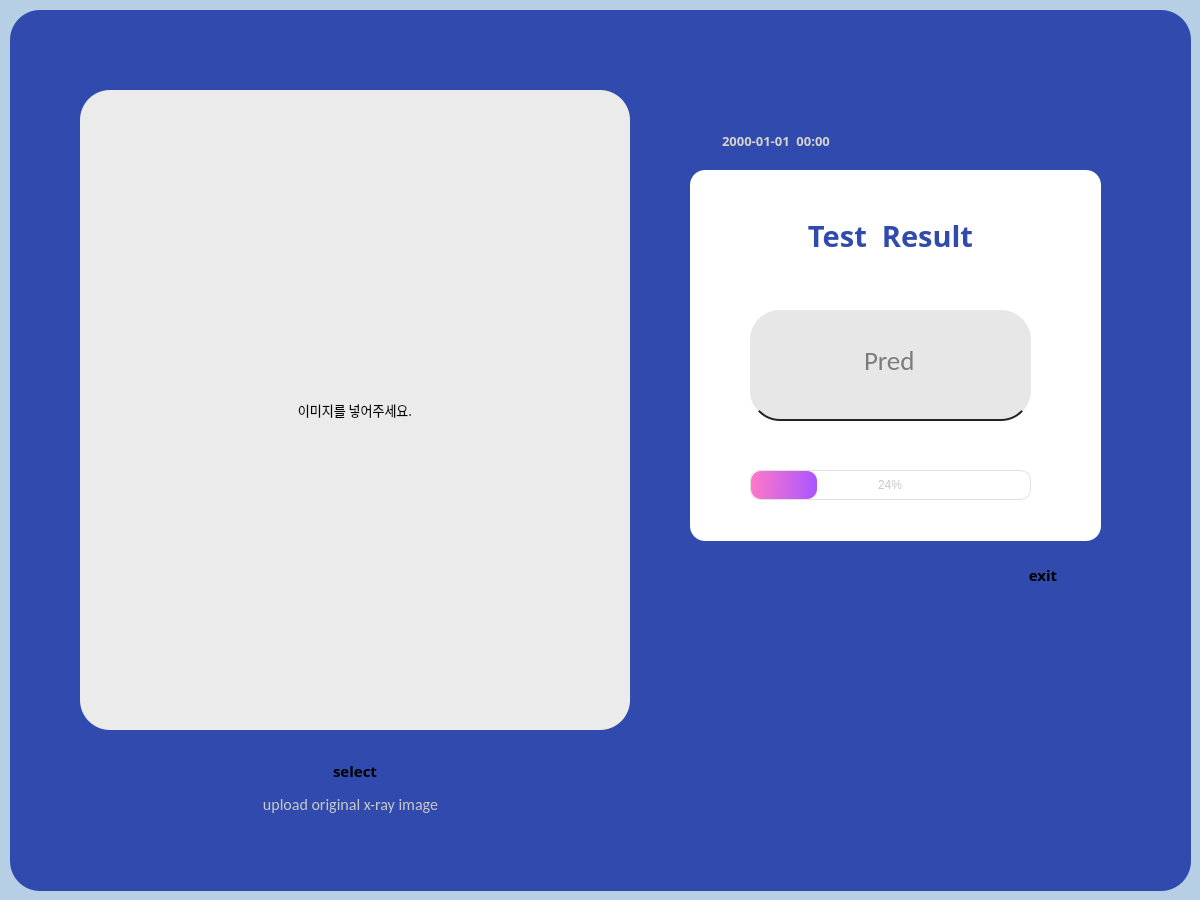
<?xml version="1.0" encoding="UTF-8"?>
<ui version="4.0">
 <class>page1</class>
 <widget class="QWidget" name="page1">
  <property name="geometry">
   <rect>
    <x>0</x>
    <y>0</y>
    <width>1200</width>
    <height>900</height>
   </rect>
  </property>
  <property name="windowTitle">
   <string>PDR</string>
  </property>
  <property name="styleSheet">
   <string notr="true">background-color: rgb(183, 207, 229);</string>
  </property>
  <widget class="QFrame" name="page1_frame">
   <property name="geometry">
    <rect>
     <x>10</x>
     <y>10</y>
     <width>1181</width>
     <height>881</height>
    </rect>
   </property>
   <property name="styleSheet">
    <string notr="true">background-color: rgb(48, 75, 173);
border-radius: 30px;</string>
   </property>
   <property name="frameShape">
    <enum>QFrame::StyledPanel</enum>
   </property>
   <property name="frameShadow">
    <enum>QFrame::Raised</enum>
   </property>
   <widget class="QLabel" name="label">
    <property name="geometry">
     <rect>
      <x>70</x>
      <y>80</y>
      <width>550</width>
      <height>640</height>
     </rect>
    </property>
    <property name="font">
     <font>
      <family>AcadEref</family>
      <pointsize>10</pointsize>
     </font>
    </property>
    <property name="styleSheet">
     <string notr="true">background-color: rgb(235, 235, 235);
border-radius: 0x;</string>
    </property>
    <property name="text">
     <string>이미지를 넣어주세요.</string>
    </property>
    <property name="alignment">
     <set>Qt::AlignCenter</set>
    </property>
   </widget>
   <widget class="QPushButton" name="img_button">
    <property name="geometry">
     <rect>
      <x>70</x>
      <y>740</y>
      <width>550</width>
      <height>41</height>
     </rect>
    </property>
    <property name="font">
     <font>
      <family>Adobe 고딕 Std B</family>
      <pointsize>11</pointsize>
      <weight>75</weight>
      <italic>false</italic>
      <bold>true</bold>
     </font>
    </property>
    <property name="styleSheet">
     <string notr="true">background-color: rgb(255, 255, 255);
border:none;
border-bottom: 2px solid rgb(35, 35, 35);
color: rgb(50, 50, 50);
border-bottom-right-radius: 8px;
border-bottom-left-radius: 8px;
border-top-right-radius: 8px;
border-top-left-radius: 8px;
color: rgb(48, 75, 173);

QPushButton#pushButton:pressed{
	padding-left:5px;
	padding-top:5px;
	background-color: rgb(194, 194, 194);
}</string>
    </property>
    <property name="text">
     <string>select</string>
    </property>
    <property name="checkable">
     <bool>false</bool>
    </property>
   </widget>
   <widget class="QDateTimeEdit" name="time">
    <property name="geometry">
     <rect>
      <x>670</x>
      <y>120</y>
      <width>194</width>
      <height>22</height>
     </rect>
    </property>
    <property name="font">
     <font>
      <family>Adobe 고딕 Std B</family>
      <pointsize>10</pointsize>
      <weight>75</weight>
      <bold>true</bold>
     </font>
    </property>
    <property name="styleSheet">
     <string notr="true">color: rgb(216, 211, 205);</string>
    </property>
    <property name="wrapping">
     <bool>false</bool>
    </property>
    <property name="frame">
     <bool>false</bool>
    </property>
    <property name="alignment">
     <set>Qt::AlignCenter</set>
    </property>
    <property name="readOnly">
     <bool>true</bool>
    </property>
    <property name="buttonSymbols">
     <enum>QAbstractSpinBox::NoButtons</enum>
    </property>
    <property name="minimumDateTime">
     <datetime>
      <hour>0</hour>
      <minute>0</minute>
      <second>0</second>
      <year>1753</year>
      <month>9</month>
      <day>14</day>
     </datetime>
    </property>
    <property name="displayFormat">
     <string>yyyy-MM-dd  hh:mm</string>
    </property>
   </widget>
   <widget class="QLabel" name="description_img">
    <property name="geometry">
     <rect>
      <x>160</x>
      <y>780</y>
      <width>361</width>
      <height>30</height>
     </rect>
    </property>
    <property name="font">
     <font>
      <family>Calibri</family>
      <pointsize>12</pointsize>
     </font>
    </property>
    <property name="styleSheet">
     <string notr="true">border:none;
color: rgb(200, 200, 200);
</string>
    </property>
    <property name="text">
     <string>upload original x-ray image</string>
    </property>
    <property name="alignment">
     <set>Qt::AlignCenter</set>
    </property>
    <property name="textInteractionFlags">
     <set>Qt::LinksAccessibleByKeyboard|Qt::LinksAccessibleByMouse|Qt::TextBrowserInteraction|Qt::TextEditable|Qt::TextEditorInteraction|Qt::TextSelectableByKeyboard|Qt::TextSelectableByMouse</set>
    </property>
   </widget>
   <widget class="QLabel" name="label1">
    <property name="geometry">
     <rect>
      <x>680</x>
      <y>160</y>
      <width>411</width>
      <height>371</height>
     </rect>
    </property>
    <property name="styleSheet">
     <string notr="true">background-color: rgb(255, 255, 255);
border-bottom-right-radius: 15px;
border-bottom-left-radius: 15px;
border-top-right-radius: 15px;
border-top-left-radius: 15px;</string>
    </property>
    <property name="text">
     <string/>
    </property>
   </widget>
   <widget class="QPushButton" name="pushButton">
    <property name="geometry">
     <rect>
      <x>980</x>
      <y>550</y>
      <width>106</width>
      <height>29</height>
     </rect>
    </property>
    <property name="font">
     <font>
      <family>Adobe 고딕 Std B</family>
      <pointsize>11</pointsize>
      <weight>75</weight>
      <bold>true</bold>
     </font>
    </property>
    <property name="styleSheet">
     <string notr="true">border:none;
border-bottom: 2px solid rgb(35, 35, 35);
color: rgb(50, 50, 50);
border-bottom-right-radius: 8px;
border-bottom-left-radius: 8px;
border-top-right-radius: 8px;
border-top-left-radius: 8px;
color: rgb(255, 255, 255);
background-color: rgb(64, 121, 213);

QPushButton#pushButton:pressed{
	padding-left:5px;
	padding-top:5px;
	background-color: rgb(64, 121, 213);
}</string>
    </property>
    <property name="text">
     <string>exit</string>
    </property>
   </widget>
   <widget class="QLabel" name="the_result">
    <property name="geometry">
     <rect>
      <x>760</x>
      <y>200</y>
      <width>241</width>
      <height>51</height>
     </rect>
    </property>
    <property name="font">
     <font>
      <family>Adobe 고딕 Std B</family>
      <pointsize>22</pointsize>
      <weight>75</weight>
      <bold>true</bold>
     </font>
    </property>
    <property name="styleSheet">
     <string notr="true">background-color: rgb(255, 255, 255);
border:none;
color: rgb(50, 50, 50);
color: rgb(48, 75, 173);</string>
    </property>
    <property name="text">
     <string>Test  Result</string>
    </property>
    <property name="alignment">
     <set>Qt::AlignCenter</set>
    </property>
   </widget>
   <widget class="QLineEdit" name="pred">
    <property name="geometry">
     <rect>
      <x>740</x>
      <y>300</y>
      <width>281</width>
      <height>111</height>
     </rect>
    </property>
    <property name="font">
     <font>
      <family>Calibri</family>
      <pointsize>20</pointsize>
     </font>
    </property>
    <property name="styleSheet">
     <string notr="true">
border:none;
border-radius: 0x;
border-bottom: 2px solid rgb(35, 35, 35);
color: rgb(124, 124, 124);
padding-bottom: 7px;
background-color: rgb(231, 231, 231);</string>
    </property>
    <property name="text">
     <string>Pred</string>
    </property>
    <property name="alignment">
     <set>Qt::AlignCenter</set>
    </property>
    <property name="placeholderText">
     <string>Name</string>
    </property>
   </widget>
   <widget class="QProgressBar" name="progressBar_page1">
    <property name="geometry">
     <rect>
      <x>740</x>
      <y>460</y>
      <width>281</width>
      <height>30</height>
     </rect>
    </property>
    <property name="layoutDirection">
     <enum>Qt::LeftToRight</enum>
    </property>
    <property name="styleSheet">
     <string notr="true">QProgressBar{
	background-color: qlineargradient(spread:pad, x1:0, y1:0, x2:0, y2:0, stop:0 rgba(0, 0, 0, 0), stop:1 rgba(255, 255, 255, 0));
    color:rgb(200,200,200);
	border: 1px solid rgb(225, 225, 225);
	border-bottom-right-radius: 10px;
	border-bottom-left-radius: 10px;
	border-top-right-radius: 10px;
	border-top-left-radius: 10px;
    text-align: center;
}
QProgressBar::chunk{
	border-color: rgb(225, 225, 225);
	border-bottom-right-radius: 10px;
	border-bottom-left-radius: 10px;
	border-top-right-radius: 10px;
	border-top-left-radius: 10px;
	background-color: qlineargradient(spread:pad, x1:0, y1:0.511364, x2:1, y2:0.523, stop:0 rgba(254, 121, 199, 255), stop:1 rgba(170, 85, 255, 255));
}

</string>
    </property>
    <property name="value">
     <number>24</number>
    </property>
    <property name="alignment">
     <set>Qt::AlignCenter</set>
    </property>
    <property name="textVisible">
     <bool>true</bool>
    </property>
    <property name="invertedAppearance">
     <bool>false</bool>
    </property>
    <property name="textDirection">
     <enum>QProgressBar::TopToBottom</enum>
    </property>
   </widget>
  </widget>
 </widget>
 <resources/>
 <connections>
  <connection>
   <sender>pushButton</sender>
   <signal>clicked()</signal>
   <receiver>page1</receiver>
   <slot>show_exit()</slot>
   <hints>
    <hint type="sourcelabel">
     <x>1072</x>
     <y>576</y>
    </hint>
    <hint type="destinationlabel">
     <x>1106</x>
     <y>932</y>
    </hint>
   </hints>
  </connection>
  <connection>
   <sender>img_button</sender>
   <signal>clicked()</signal>
   <receiver>page1</receiver>
   <slot>filedialog_open()</slot>
   <hints>
    <hint type="sourcelabel">
     <x>131</x>
     <y>777</y>
    </hint>
    <hint type="destinationlabel">
     <x>131</x>
     <y>929</y>
    </hint>
   </hints>
  </connection>
 </connections>
 <slots>
  <slot>show_exit()</slot>
  <slot>filedialog_open()</slot>
 </slots>
</ui>
